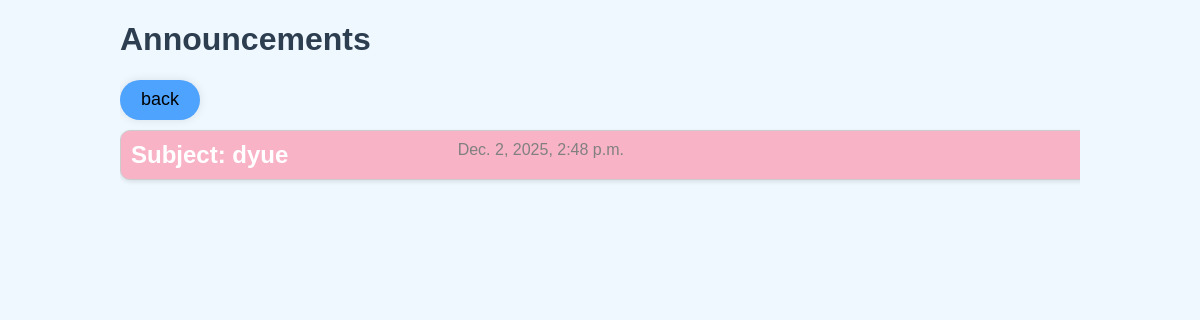
/announcements/, run on an earlier commit of the app's database.
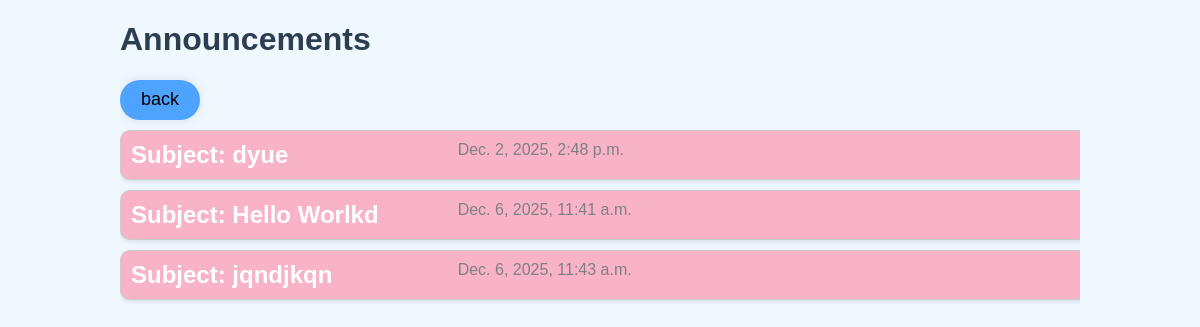
And on a later commit of the database.
### announcements/models.py (models this page shows, shortened)
class Announcement(models.Model):
    subject = models.CharField(max_length=200)
    content = models.TextField()
    date_posted = models.DateTimeField(auto_now_add=True)
    photo = models.ImageField(upload_to='announcements/', null=True, blank=True)
    posted_by = models.ForeignKey(User, on_delete=models.SET_NULL, null=True, blank=True, editable=False)

### announcements/views.py (the view)
# urls.py: path('', views.AnnouncementListView.as_view(), name='announcement_list'),
class AnnouncementListView(ListView):
    model = Announcement
    template_name = 'announcements.html'  # Template for the main list
    context_object_name = 'announcements'

### announcements/templates/announcements.html (shortened to what this page needs)
{% load static %}
<!DOCTYPE html>
<html lang="en">
<head>
    <link rel="stylesheet" href="{% static 'css/ANStyle.css' %}">
</head>
<body>
<div class="container">
    <header>
        <div class="header-left">
            <h1>Announcements</h1>
            <button name = "backButton" onclick="window.location.href='/'">back</button>
        </div>
    </header>
    {% for announcement in announcements %}
        <div class="announcement-row">
            <a href = "{% url 'announcement_detail' announcement.id %}">
            <span class="subject">Subject: {{ announcement.subject }}</span></a>
            <span class="date">{{ announcement.date_posted }}</span>
        </div>
    {% empty %}
        <p>No announcements found.</p>
    {% endfor %}
</div>
</body>
</html>

What changed in the data, as far as the page shows it:
added Announcement: subject "Hello Worlkd", date_posted "Dec. 6, 2025, 11:41 a.m."
added Announcement: subject "jqndjkqn", date_posted "Dec. 6, 2025, 11:43 a.m."
